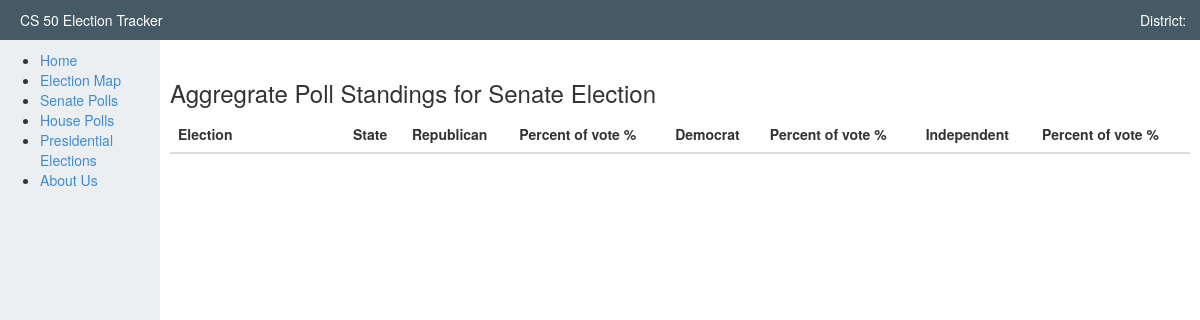
The app's page /polls/senate, older data.
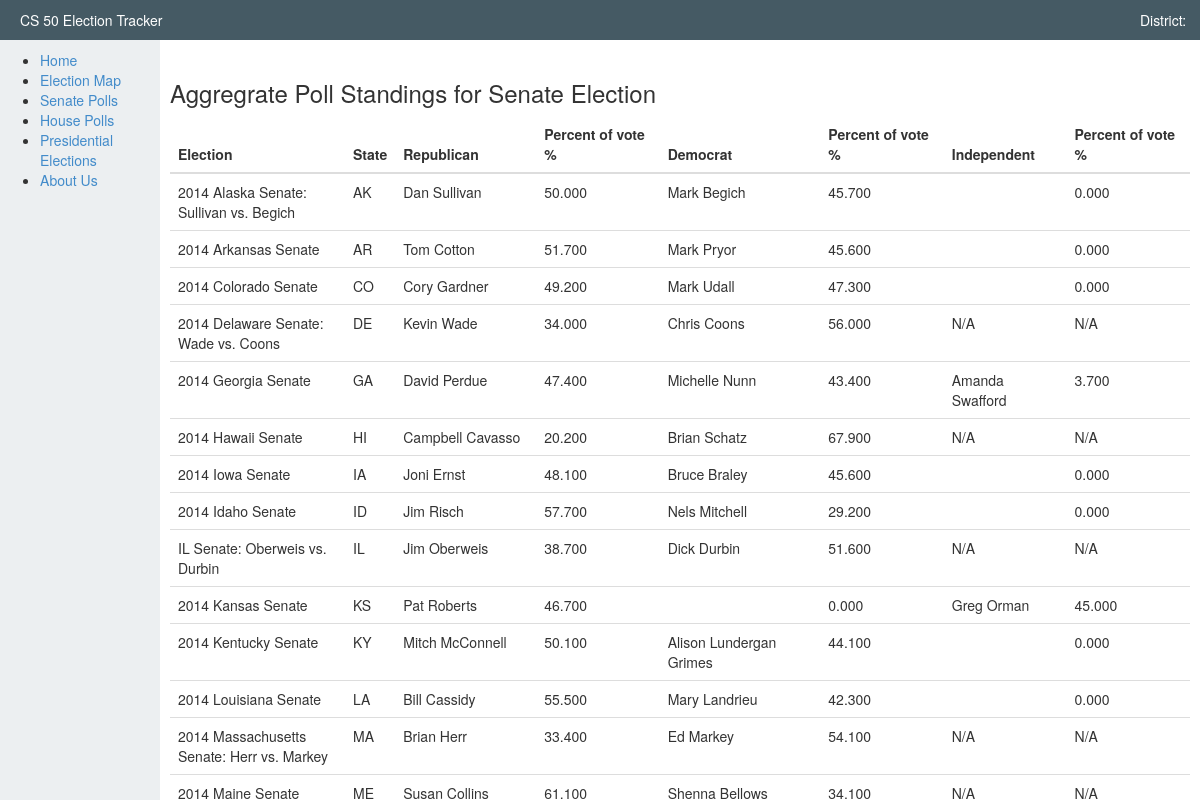
The same page, newer data.
### polls/models.py (models this page shows)
class SenateStats(models.Model):
    election_date = models.CharField(max_length=200, blank=True, null=True)
    last_updated = models.CharField(max_length=200, blank=True, null=True)
    poll_count = models.IntegerField(default=0, blank=True, null=True)
    short_title = models.CharField(max_length=200, blank=True, null=True)
    slug = models.CharField(max_length=200, blank=True, null=True)
    state = models.CharField(max_length=200, blank=True, null=True)
    title = models.CharField(max_length=200, blank=True, null=True)
    topic = models.CharField(max_length=200, blank=True, null=True)
    url = models.CharField(max_length=200, blank=True, null=True)
    num_cand = models.IntegerField(default=0, blank=True, null=True)
    rep_name_first = models.CharField(max_length=200, blank=True, null=True)
    rep_name_last = models.CharField(max_length=200, blank=True, null=True)
    rep_val = models.DecimalField(decimal_places=3, max_digits= 6, blank=True, null=True)
    rep_lead_conf = models.DecimalField(decimal_places=3, max_digits= 6, blank=True, null=True)
    dem_name_first = models.CharField(max_length=200, blank=True, null=True)
    dem_name_last = models.CharField(max_length=200, blank=True, null=True)
    dem_val = models.DecimalField(decimal_places=3, max_digits= 6, blank=True, null=True)
    dem_lead_conf = models.DecimalField(decimal_places=3, max_digits= 6, blank=True, null=True)
    ind_name_first = models.CharField( default = "", max_length=200, blank=True, null=True)
    ind_name_last = models.CharField(default = "", max_length=200, blank=True, null=True)
    ind_val = models.DecimalField(default = 0, decimal_places=3, max_digits= 6, blank=True, null=True)
    ind_lead_conf = models.DecimalField(default = 0, decimal_places=3, max_digits= 6, blank=True, null=True)
    incumbent = models.CharField(default = "", max_length=200, blank=True, null=True)

### polls/views.py (the view)
def senate_polls(request):
    from polls.models import SenateStats
    senate_polls = SenateStats.objects.all().exclude(short_title = "NH Senate: Bass vs. Shaheen").order_by("state")
    return render(request, 'poll_table.html', {"poll_array" : senate_polls, "poll_type": "Senate"})

### templates/poll_table.html (shortened to what this page needs)
{% extends "home_page.html" %}
{% load staticfiles %}
{% block content %}
    <div>
        <h3>Aggregrate Poll Standings for {{poll_type}} Election</h3>
    </div>
    <div id = "table_space">
        <table id = "poll_table" class= 'table table-hover'>
            <thead>
            <tr>
                <th>Election</th>
                <th>State</th>
                <th>Republican</th>
                <th>Percent of vote %</th>
                <th>Democrat</th>
                <th>Percent of vote %</th>
                <th>Independent</th>
                <th>Percent of vote %</th>
            </tr>
            </thead>
        <tbody>
        {% for election in poll_array %}
        <tr id = "{{election.state}}">
            <td>{{election.short_title}}</td>
            <td>{{election.state}}</td>
            <td>{{election.rep_name_first}} {{election.rep_name_last}}</td>
            <td>{{election.rep_val}}</td>
            <td>{{election.dem_name_first}} {{election.dem_name_last}}</td>
            <td>{{election.dem_val}}</td>
            {% if election.ind_name_first != None %}
                <td>{{election.ind_name_first}} {{election.ind_name_last}}</td>
                <td>{{election.ind_val}}</td>
            {% else %}
                <td> N/A </td>
                <td> N/A </td>
            {% endif %}
        </tr>
        {% endfor %}
        </tbody>
        </table>
    </div>
{% endblock %}

Row changes from the older to the newer data that the page shows:
added SenateStats: short_title "2014 Alaska Senate: Sullivan vs. Begich", state "AK", rep_name_first "Dan", rep_name_last "Sullivan", rep_val "50.000", dem_name_first "Mark", dem_name_last "Begich", dem_val "45.700", ind_val "0.000"
added SenateStats: short_title "2014 Arkansas Senate", state "AR", rep_name_first "Tom", rep_name_last "Cotton", rep_val "51.700", dem_name_first "Mark", dem_name_last "Pryor", dem_val "45.600", ind_val "0.000"
added SenateStats: short_title "2014 Colorado Senate", state "CO", rep_name_first "Cory", rep_name_last "Gardner", rep_val "49.200", dem_name_first "Mark", dem_name_last "Udall", dem_val "47.300", ind_val "0.000"
added SenateStats: short_title "2014 Delaware Senate: Wade vs. Coons", state "DE", rep_name_first "Kevin", rep_name_last "Wade", rep_val "34.000", dem_name_first "Chris", dem_name_last "Coons", dem_val "56.000", shows "N/A"
added SenateStats: short_title "2014 Georgia Senate", state "GA", rep_name_first "David", rep_name_last "Perdue", rep_val "47.400", dem_name_first "Michelle", dem_name_last "Nunn", dem_val "43.400", ind_name_first "Amanda", ind_name_last "Swafford", ind_val "3.700"
added SenateStats: short_title "2014 Hawaii Senate", state "HI", rep_name_first "Campbell", rep_name_last "Cavasso", rep_val "20.200", dem_name_first "Brian", dem_name_last "Schatz", dem_val "67.900", shows "N/A"
added SenateStats: short_title "2014 Iowa Senate", state "IA", rep_name_first "Joni", rep_name_last "Ernst", rep_val "48.100", dem_name_first "Bruce", dem_name_last "Braley", dem_val "45.600", ind_val "0.000"
added SenateStats: short_title "2014 Idaho Senate", state "ID", rep_name_first "Jim", rep_name_last "Risch", rep_val "57.700", dem_name_first "Nels", dem_name_last "Mitchell", dem_val "29.200", ind_val "0.000"
added SenateStats: short_title "IL Senate: Oberweis vs. Durbin", state "IL", rep_name_first "Jim", rep_name_last "Oberweis", rep_val "38.700", dem_name_first "Dick", dem_name_last "Durbin", dem_val "51.600", shows "N/A"
added SenateStats: short_title "2014 Kansas Senate", state "KS", rep_name_first "Pat", rep_name_last "Roberts", rep_val "46.700", dem_val "0.000", ind_name_first "Greg", ind_name_last "Orman", ind_val "45.000"
added SenateStats: short_title "2014 Kentucky Senate", state "KY", rep_name_first "Mitch", rep_name_last "McConnell", rep_val "50.100", dem_name_first "Alison Lundergan", dem_name_last "Grimes", dem_val "44.100", ind_val "0.000"
added SenateStats: short_title "2014 Louisiana Senate", state "LA", rep_name_first "Bill", rep_name_last "Cassidy", rep_val "55.500", dem_name_first "Mary", dem_name_last "Landrieu", dem_val "42.300", ind_val "0.000"
added SenateStats: short_title "2014 Massachusetts Senate: Herr vs. Markey", state "MA", rep_name_first "Brian", rep_name_last "Herr", rep_val "33.400", dem_name_first "Ed", dem_name_last "Markey", dem_val "54.100", shows "N/A"
